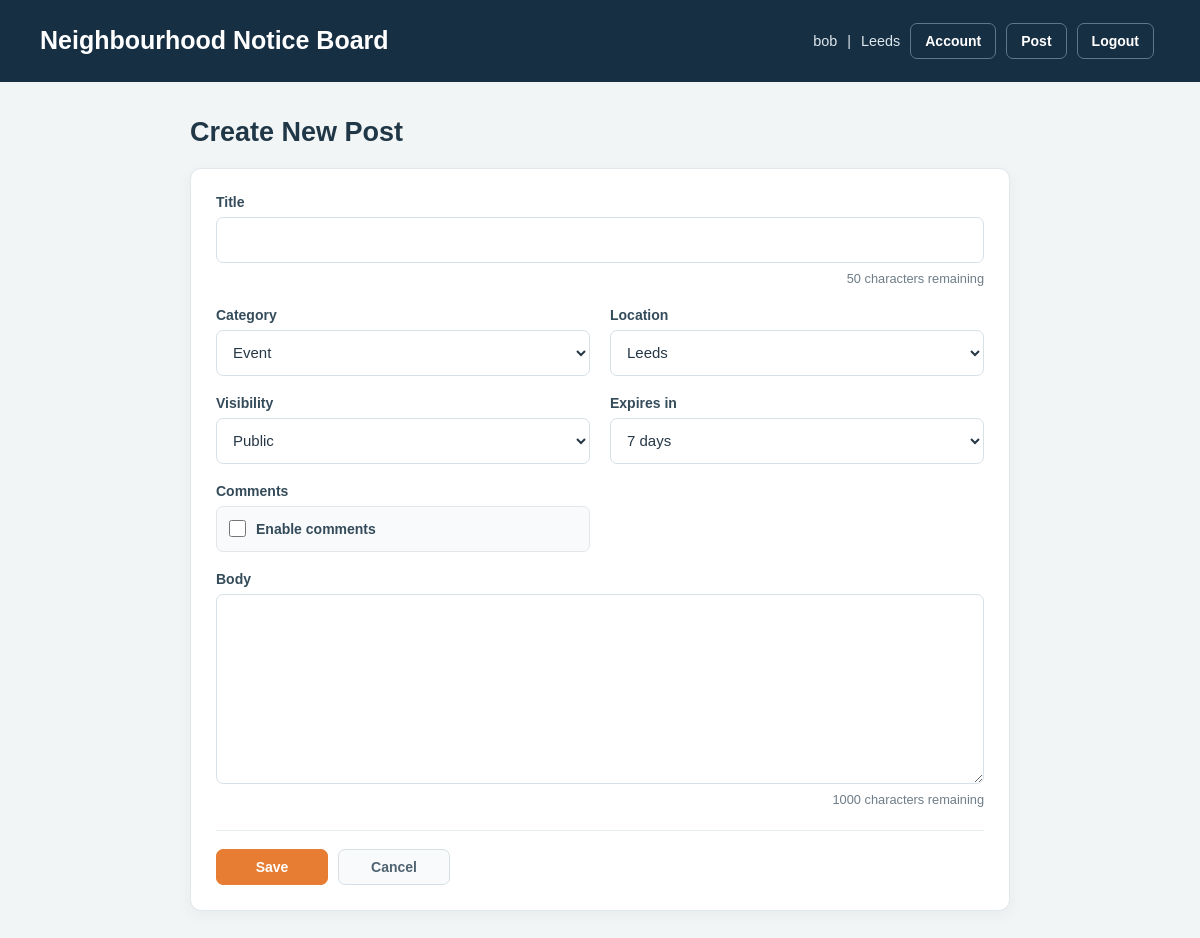
/post/new (signed in), run on an earlier commit of the app's database.
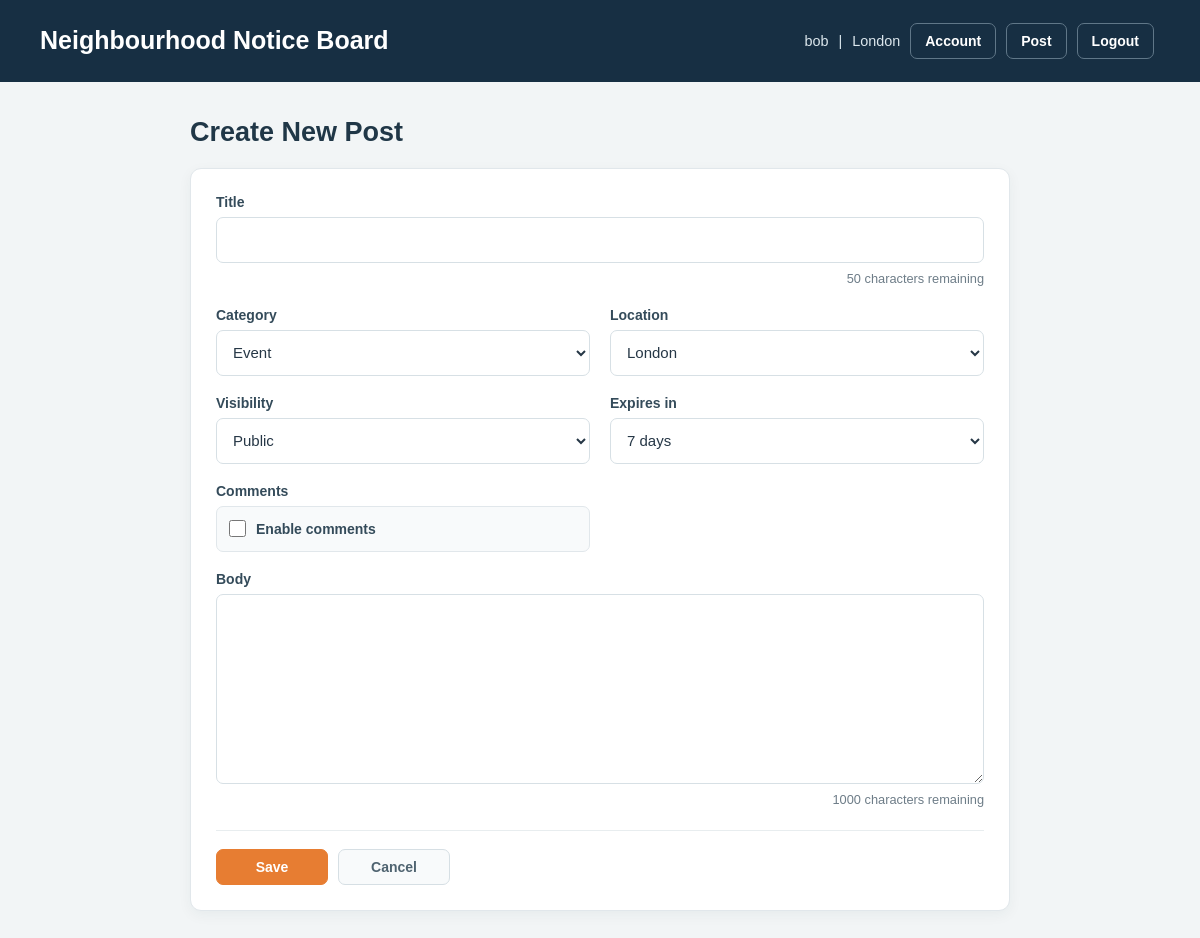
And on a later commit of the database.
### models/models.py (models this page shows)
class User(UserMixin, db.Model):
    id = db.Column(db.Integer, primary_key=True)
    username = db.Column(
        db.String(80),
        unique=True,
        nullable=False
    )
    password_hash = db.Column(
        db.String(255),
        nullable=False
    )
    default_location = db.Column(
        db.String(120),
        nullable=False,
        default="Unknown"
    )
    created_at = db.Column(
        db.DateTime,
        default=datetime.utcnow,
        nullable=False
    )
    last_login = db.Column(
        db.DateTime,
        nullable=True
    )
    security_question = db.Column(
        db.String(255),
        nullable=False
    )
    security_answer_hash = db.Column(
        db.String(255),
        nullable=False
    )
    posts = db.relationship(
        "Post",
        backref="author",
        lazy=True
    )
    picked_posts = db.relationship(
        "PostPick",
        backref="user",
        lazy=True,
        cascade="all, delete-orphan"
    )
    comments = db.relationship(
        "Comment",
        backref="author",
        lazy=True,
        cascade="all, delete-orphan"
    )

### app.py (the view, shortened to what this page needs)
@app.route("/post/new", methods=["GET", "POST"])
@login_required
def create_post():
    locations = load_location_choices()
    error = None
    expires_in_days = 7
    return render_template(
        "post_form.html",
        post=None,
        locations=locations,
        current_user=current_user,
        expiry_choices=POST_EXPIRY_CHOICES,
        selected_expiry_days=expires_in_days,
        is_edit=False,
        error=error
    )

### app.py (called while the page is built, shortened)
@app.before_request
def ensure_post_expiry_schema():
    global _post_expiry_schema_checked
    if _post_expiry_schema_checked:
        return

@login_manager.user_loader
def load_user(user_id):
    return User.query.get(int(user_id))

### templates/post_form.html (shortened to what this page needs)
{% extends "base.html" %}
{% block page_styles %}
    <link rel="stylesheet" href="{{ url_for('static', filename='css/public.css') }}">
    <link rel="stylesheet" href="{{ url_for('static', filename='css/post-form.css') }}">
{% endblock %}
{% block body_class %}public-page post-form-page{% endblock %}
{% block content %}
<main class="post-form-shell">
    <header class="form-page-heading">
        <h2>{% if post %}Edit Post{% else %}Create New Post{% endif %}</h2>
    </header>
    <form method="post" class="post-editor">
        <div class="form-field form-field--wide">
            <label for="title">Title</label>
            <input id="title" type="text" name="title" value="{{ post.title if post else '' }}" maxlength="50" data-character-limit data-character-count="post-title-count" aria-describedby="post-title-count" required>
            <small id="post-title-count" class="character-count">50 characters remaining</small>
        </div>
        <div class="form-field">
            <label for="category">Category</label>
            <select id="category" name="category">
                <option value="Event" {% if post and post.category == 'Event' %}selected{% endif %}>Event</option>
            </select>
        </div>
        <div class="form-field">
            <label for="location">Location</label>
            <select id="location" name="location" required>
                {% for loc in locations %}
                    <option value="{{ loc }}"
                        {% if post and post.location == loc %}selected
                        {% elif not post and loc == current_user.default_location %}selected
                        {% endif %}>
                        {{ loc }}
                    </option>
                {% endfor %}
            </select>
        </div>
        <div class="form-field">
            <label for="visibility">Visibility</label>
            <select id="visibility" name="visibility">
                <option value="public" {% if post and post.visibility == 'public' %}selected{% endif %}>Public</option>
            </select>
        </div>
        <div class="form-field">
            <label for="expires_in_days">Expires in</label>
            {% if is_edit %}
                <div class="form-display-value">{{ post.expires_in_days }} days</div>
            {% else %}
                <select id="expires_in_days" name="expires_in_days">
                    {% for days in expiry_choices %}
                        <option value="{{ days }}" {% if selected_expiry_days == days %}selected{% endif %}>{{ days }} days</option>
                    {% endfor %}
                </select>
            {% endif %}
        </div>
        <div class="form-field">
            <span class="form-field-label">Comments</span>
            <div class="form-checkbox">
                <input
                    id="comments_enabled"
                    type="checkbox"
                    name="comments_enabled"
                    value="1"
                >
                <label for="comments_enabled">Enable comments</label>
            </div>
        </div>
        <div class="form-field form-field--wide">
            <label for="body">Body</label>
            <textarea id="body" name="body" maxlength="1000" data-character-limit data-character-count="post-body-count" aria-describedby="post-body-count" required>{{ post.body if post else '' }}</textarea>
            <small id="post-body-count" class="character-count">1000 characters remaining</small>
        </div>
        <div class="form-actions">
            <button type="submit" class="post-button primary-action">Save</button>
            <a href="{{ url_for('home') }}" class="post-button cancel-action">Cancel</a>
        </div>
    </form>
</main>
{% endblock %}

### templates/base.html (shortened to what this page needs)
<!DOCTYPE html>
<html>
<head>
    {% block page_styles %}{% endblock %}
</head>
<body class="{% block body_class %}{% endblock %}">
    <div class="topbar">
        <h1>Neighbourhood Notice Board</h1>
        <div class="user-info">
            {% if current_user.is_authenticated %}
                <span>{{ current_user.username }}</span>
                <span>|</span>
                <span>{{ current_user.default_location }}</span>
                <a href="{{ url_for('account') }}" class="post-button">Account</a>
                <a href="{{ url_for('create_post') }}" class="post-button">Post</a>
                <form method="post" action="{{ url_for('logout') }}" class="inline-form">
                    <button type="submit" class="post-button">Logout</button>
                </form>
            {% else %}
                <a href="{{ url_for('login') }}" class="post-button">Login</a>
                <a href="{{ url_for('register') }}" class="post-button">Register</a>
            {% endif %}
        </div>
    </div>
    {% block content %}
    {% endblock %}
</body>
</html>

What changed in the data, as far as the page shows it:
changed User "bob": default_location "Leeds" → "London"; location "Leeds" → "London"
